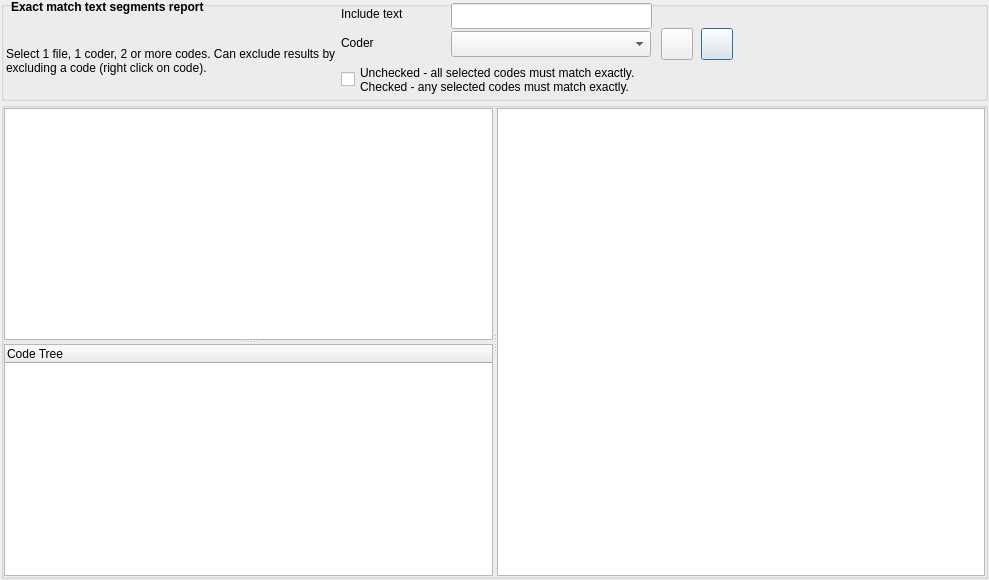
<?xml version="1.0" encoding="UTF-8"?>
<ui version="4.0">
 <class>DialogMatchingTextSegments</class>
 <widget class="QDialog" name="DialogMatchingTextSegments">
  <property name="windowModality">
   <enum>Qt::NonModal</enum>
  </property>
  <property name="geometry">
   <rect>
    <x>0</x>
    <y>0</y>
    <width>989</width>
    <height>580</height>
   </rect>
  </property>
  <property name="windowTitle">
   <string>Report matching text segments</string>
  </property>
  <layout class="QVBoxLayout" name="verticalLayout">
   <property name="spacing">
    <number>1</number>
   </property>
   <property name="leftMargin">
    <number>1</number>
   </property>
   <property name="topMargin">
    <number>1</number>
   </property>
   <property name="rightMargin">
    <number>1</number>
   </property>
   <property name="bottomMargin">
    <number>1</number>
   </property>
   <item>
    <widget class="QGroupBox" name="groupBox">
     <property name="sizePolicy">
      <sizepolicy hsizetype="Preferred" vsizetype="Preferred">
       <horstretch>0</horstretch>
       <verstretch>0</verstretch>
      </sizepolicy>
     </property>
     <property name="minimumSize">
      <size>
       <width>0</width>
       <height>100</height>
      </size>
     </property>
     <property name="maximumSize">
      <size>
       <width>16777215</width>
       <height>100</height>
      </size>
     </property>
     <property name="title">
      <string/>
     </property>
     <widget class="QComboBox" name="comboBox_coders">
      <property name="geometry">
       <rect>
        <x>450</x>
        <y>30</y>
        <width>200</width>
        <height>26</height>
       </rect>
      </property>
      <property name="toolTip">
       <string>&lt;html&gt;&lt;head/&gt;&lt;body&gt;&lt;p&gt;Select coder. Blank for all.&lt;/p&gt;&lt;/body&gt;&lt;/html&gt;</string>
      </property>
     </widget>
     <widget class="QLabel" name="label_title">
      <property name="geometry">
       <rect>
        <x>10</x>
        <y>-1</y>
        <width>291</width>
        <height>31</height>
       </rect>
      </property>
      <property name="font">
       <font>
        <weight>75</weight>
        <bold>true</bold>
       </font>
      </property>
      <property name="toolTip">
       <string>&lt;html&gt;&lt;head/&gt;&lt;body&gt;&lt;p&gt;&lt;br/&gt;&lt;/p&gt;&lt;/body&gt;&lt;/html&gt;</string>
      </property>
      <property name="text">
       <string>&lt;html&gt;&lt;head/&gt;&lt;body&gt;&lt;p&gt;Exact match text segments report&lt;/p&gt;&lt;/body&gt;&lt;/html&gt;</string>
      </property>
      <property name="alignment">
       <set>Qt::AlignLeading|Qt::AlignLeft|Qt::AlignTop</set>
      </property>
      <property name="wordWrap">
       <bool>true</bool>
      </property>
     </widget>
     <widget class="QLabel" name="label_coder">
      <property name="geometry">
       <rect>
        <x>340</x>
        <y>28</y>
        <width>109</width>
        <height>28</height>
       </rect>
      </property>
      <property name="toolTip">
       <string>&lt;html&gt;&lt;head/&gt;&lt;body&gt;&lt;p&gt;Select coder. Blank for all&lt;/p&gt;&lt;/body&gt;&lt;/html&gt;</string>
      </property>
      <property name="text">
       <string>Coder</string>
      </property>
     </widget>
     <widget class="QPushButton" name="pushButton_export">
      <property name="geometry">
       <rect>
        <x>700</x>
        <y>27</y>
        <width>32</width>
        <height>32</height>
       </rect>
      </property>
      <property name="toolTip">
       <string>&lt;html&gt;&lt;head/&gt;&lt;body&gt;&lt;p&gt;Export Excel file&lt;/p&gt;&lt;/body&gt;&lt;/html&gt;</string>
      </property>
      <property name="text">
       <string/>
      </property>
     </widget>
     <widget class="QPushButton" name="pushButton_run">
      <property name="geometry">
       <rect>
        <x>660</x>
        <y>27</y>
        <width>32</width>
        <height>32</height>
       </rect>
      </property>
      <property name="toolTip">
       <string>&lt;html&gt;&lt;head/&gt;&lt;body&gt;&lt;p&gt;Run&lt;/p&gt;&lt;/body&gt;&lt;/html&gt;</string>
      </property>
      <property name="text">
       <string/>
      </property>
     </widget>
     <widget class="QLabel" name="label_include">
      <property name="geometry">
       <rect>
        <x>340</x>
        <y>0</y>
        <width>111</width>
        <height>26</height>
       </rect>
      </property>
      <property name="toolTip">
       <string>&lt;html&gt;&lt;head/&gt;&lt;body&gt;&lt;p&gt;Coded text must include the text here.&lt;/p&gt;&lt;/body&gt;&lt;/html&gt;</string>
      </property>
      <property name="text">
       <string>Include text</string>
      </property>
     </widget>
     <widget class="QLineEdit" name="lineEdit_include">
      <property name="geometry">
       <rect>
        <x>450</x>
        <y>2</y>
        <width>201</width>
        <height>26</height>
       </rect>
      </property>
     </widget>
     <widget class="QLabel" name="label_instructions">
      <property name="geometry">
       <rect>
        <x>5</x>
        <y>24</y>
        <width>331</width>
        <height>71</height>
       </rect>
      </property>
      <property name="text">
       <string>Select 1 file, 1 coder, 2 or more codes. Can exclude results by excluding a code (right click on code).</string>
      </property>
      <property name="wordWrap">
       <bool>true</bool>
      </property>
     </widget>
     <widget class="QCheckBox" name="checkBox_any_matches">
      <property name="geometry">
       <rect>
        <x>340</x>
        <y>63</y>
        <width>621</width>
        <height>31</height>
       </rect>
      </property>
      <property name="text">
       <string>Unchecked - all selected codes must match exactly.
Checked - any selected codes must match exactly.</string>
      </property>
     </widget>
    </widget>
   </item>
   <item>
    <widget class="QGroupBox" name="groupBox_2">
     <property name="title">
      <string/>
     </property>
     <layout class="QGridLayout" name="gridLayout">
      <property name="leftMargin">
       <number>0</number>
      </property>
      <property name="topMargin">
       <number>0</number>
      </property>
      <property name="rightMargin">
       <number>0</number>
      </property>
      <property name="bottomMargin">
       <number>0</number>
      </property>
      <property name="spacing">
       <number>0</number>
      </property>
      <item row="0" column="0">
       <widget class="QSplitter" name="splitter">
        <property name="orientation">
         <enum>Qt::Horizontal</enum>
        </property>
        <widget class="QSplitter" name="splitter_vert">
         <property name="orientation">
          <enum>Qt::Vertical</enum>
         </property>
         <widget class="QListWidget" name="listWidget_files"/>
         <widget class="QTreeWidget" name="treeWidget">
          <column>
           <property name="text">
            <string notr="true">Code Tree</string>
           </property>
          </column>
         </widget>
        </widget>
        <widget class="QTableWidget" name="tableWidget"/>
       </widget>
      </item>
     </layout>
    </widget>
   </item>
  </layout>
 </widget>
 <tabstops>
  <tabstop>comboBox_coders</tabstop>
  <tabstop>pushButton_run</tabstop>
  <tabstop>pushButton_export</tabstop>
  <tabstop>listWidget_files</tabstop>
  <tabstop>treeWidget</tabstop>
 </tabstops>
 <resources/>
 <connections/>
</ui>
